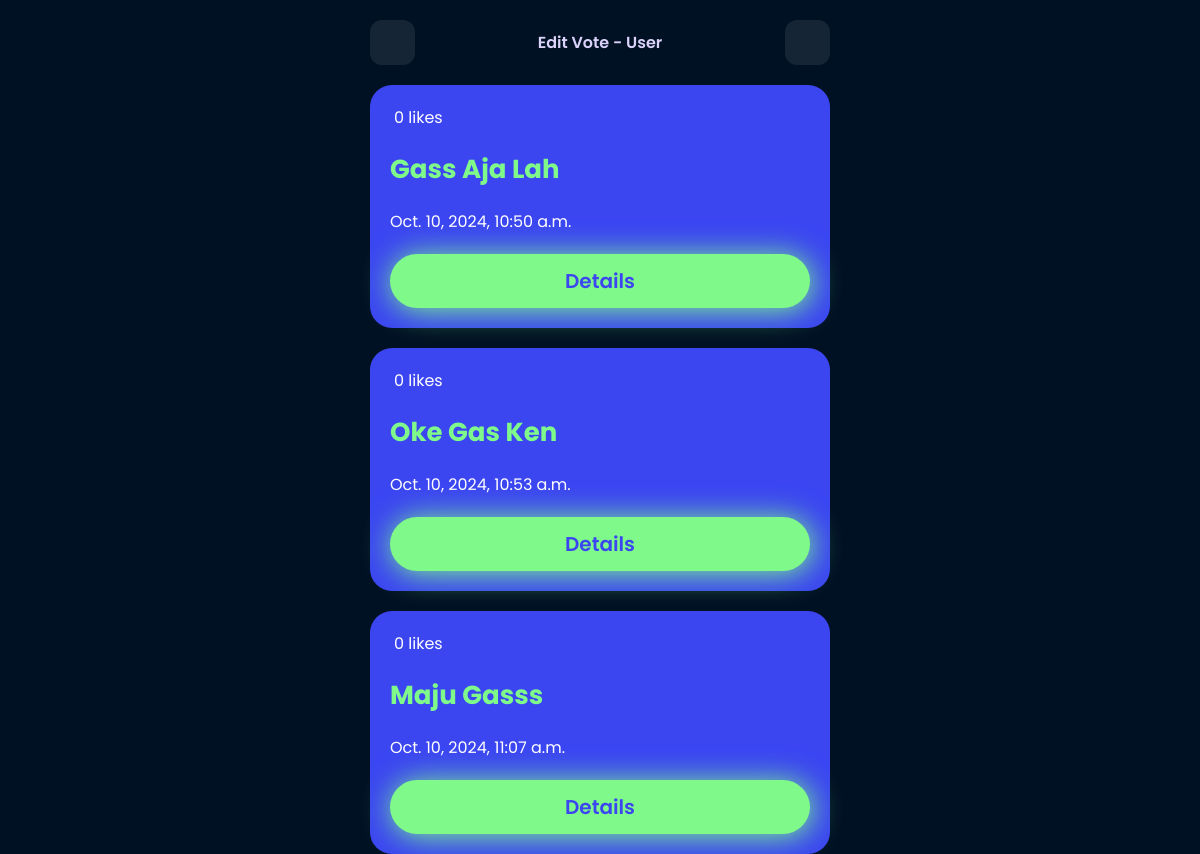
/vote/admin/ (signed in), run on an earlier commit of the app's database.
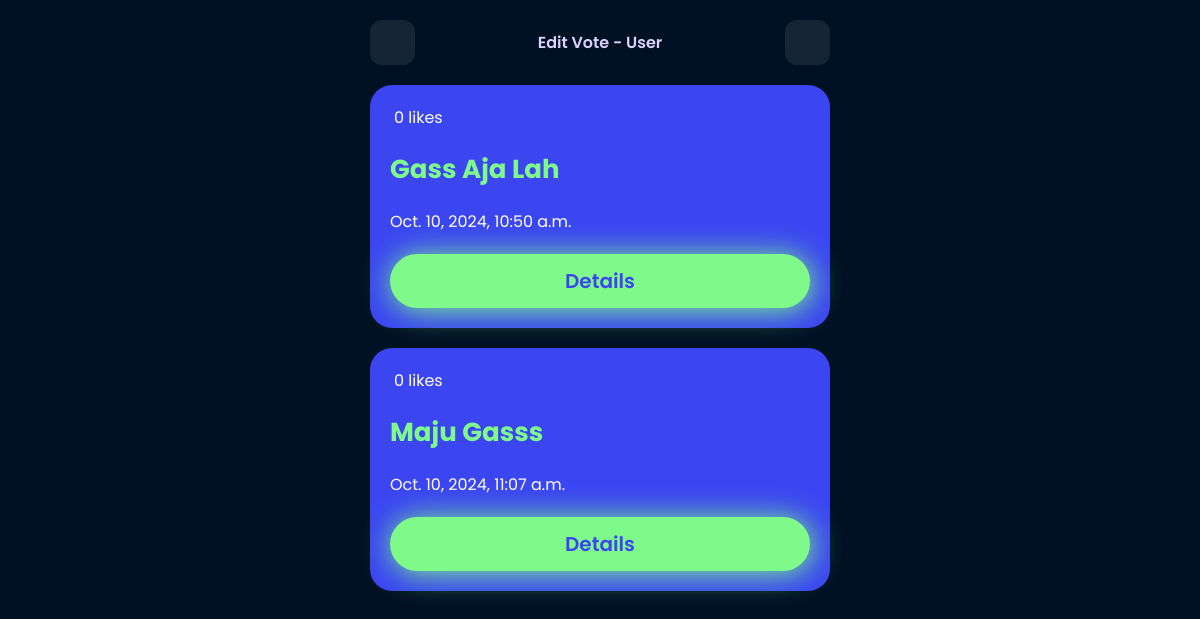
And on a later commit of the database.
### vote_app/models.py (models this page shows, shortened)
class Vote(models.Model):
    title = models.CharField(max_length=200)
    description = models.TextField()
    key = models.CharField(max_length=100, unique=True)
    created = models.DateTimeField(auto_now_add=True)
    likes = models.ManyToManyField(User, related_name='liked_votes', blank=True, default=0)
    deadline = models.DateTimeField(null=True, blank=True)  # Batas waktu opsional
    created_by = models.ForeignKey(User, on_delete=models.CASCADE, related_name='votes_created')  # Tambahkan field ini
    def total_likes(self):
        return self.likes.count()

### vote_app/views.py (the view)
# urls.py: path('vote/admin/', views.admin_vote_list, name='admin_vote_list'),
@csrf_exempt
def admin_vote_list(request):
    user = request.user
    votes = Vote.objects.filter(created_by=user)  # Filter vote berdasarkan user yang login
    return render(request, 'admin_vote.html', {'votes': votes})

### templates/admin_vote.html (shortened to what this page needs)
{% load static %}
<!DOCTYPE html>
<html lang="en">
<head>
</head>
<body>
  <div class="container">
    <div class="top">
      <a href="{% url 'vote_list' %}"><ion-icon name="chevron-back-outline" id="icon"></ion-icon></a>
      <p style="text-transform: capitalize;">Edit Vote - {{ request.user.username }}</p>
      <a href="{% url 'create_vote' %}"><ion-icon name="add-circle" id="icon"></ion-icon></a>
    </div>
    <div class="vote">
      {% for vote in votes %}
      <div class="card" onclick="location.href='{% url 'edit_vote' vote.id %}';">
        <div class="item-top">
          <div class="top-user">
            <div style="display: flex; flex-direction: row; justify-content: center; align-items: center; gap: 4px;">
              <span style="color: white;">{{ vote.total_likes }} likes</span>
            </div>
          </div>
        </div>
        <div class="item-bottom">
          <div class="bottom-user">
            <h3 style="text-transform: capitalize; color: #7FFA8A;">{{ vote.title }}</h3>
            <span style="color: white;">{{ vote.created }}</span>
          </div>
          <a href="" class="btn-tap">Details</a>
        </div>
      </div>
      {% empty %}
      <div
        style="margin: 50px auto; background-color: #4f57f24b; padding: 20px; border-radius: 22px; text-align: center;">
        <span style="font-size: 100px;">😥</span>
        <p style="font-size: 20px; color: white;">Data vote belum ada!</p>
      </div>
      {% endfor %}
    </div>
  </div>
</body>
</html>

What changed in the data, as far as the page shows it:
removed Vote: total_likes "0", title "Oke Gas Ken", created "Oct. 10, 2024, 10:53 a.m."
